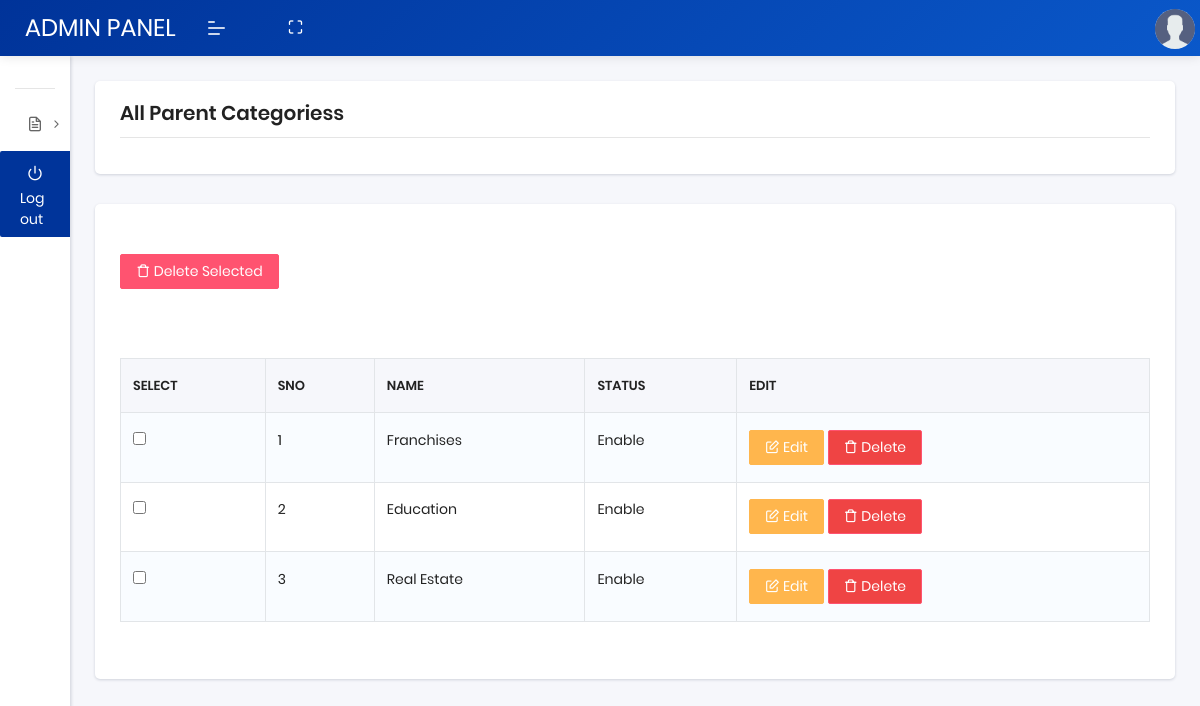
Screenshot of /manage-parent-categories.php (signed in) with the database file from the repository.
### tables this page shows
CREATE TABLE `parent_category` (
  `id` int(11) NOT NULL,
  `name` varchar(255) NOT NULL,
  `status` varchar(255) NOT NULL,
  `created_at` timestamp NOT NULL DEFAULT current_timestamp() ON UPDATE current_timestamp()
);

### manage-parent-categories.php (the view, shortened to what this page needs)
<?php
include("db/config.php");
$query = "SELECT * FROM parent_category";
$result = mysqli_query($db, $query);
?>
<!DOCTYPE html>
<html lang="en">
<head>
    <link rel="stylesheet" href="assets/css/plugins/dataTables.bootstrap4.min.css">
    <link rel="stylesheet" href="assets/css/style.css">
</head>
<body class="">
    <?php
    include("header.php");
    ?>
    <?php
    include("navbar.php");
    ?>
    <section class="pcoded-main-container">
        <div class="pcoded-content">
            <div class="page-header">
                <div class="page-block">
                    <div class="row align-items-center">
                        <div class="col-md-12">
                            <div class="page-header-title">
                                <h5 class="m-b-10">All Parent Categoriess
                                </h5>
                            </div>
                        </div>
                    </div>
                </div>
            </div>
            <div class="row">
                <div class="col-sm-12">
                    <div class="card">
                        <div class="card-header table-card-header">
                        </div>
                        <div class="card-body">
                            <form id="deleteMForm" action="delete-category.php" method="post">
                                <button type="button" id="deleteSelected" class="btn btn-danger">
                                    <i class='feather icon-trash'></i> Delete Selected
                                </button>
                                <div class="dt-responsive table-responsive mt-5">
                                    <br />
                                    <?php
                                    echo '<table id="basic-btn" class="table table-striped table-bordered nowrap">';
                                    echo "<thead>";
                                    echo "<tr>";
                                    echo "<th>SELECT</th>";
                                    echo "<th>SNO</th>";
                                    echo "<th>NAME</th>";
                                    echo "<th>STATUS</th>";
                                    echo "<th>EDIT</th>";
                                    echo "</tr>";
                                    echo "</thead>";
                                    ?>
                                    <?php
                                    $count = 1;
                                    echo "<tbody>";
                                    while ($row = mysqli_fetch_row($result)) {
                                        echo "<tr class='record'>";
                                        $encoded_id = base64_encode($row[0]);
                                        echo "<td><input type='checkbox' name='cat_ids[]' value='$encoded_id'></td>";
                                        echo "<td> $count </td>";
                                        echo "<td>" . $row['1'] . "</td>";
                                        echo "<td>";
                                        if ($row['2'] == 1) {
                                            echo "Enable";
                                        } else {
                                            echo "Disable";
                                        }
                                        echo "</td>";
                                        echo "<td>
                                        <a href='edit-parent-category.php?id=$encoded_id' class='btn btn-warning'>
                                            <i class='feather icon-edit'></i> Edit
                                        </a>
                                        <a href='javascript:void(0)' class='btn btn-danger delete-btn'
        data-id='" . $encoded_id . "'
        data-bs-toggle='modal'
        data-bs-target='#deleteModal'>
        <i class='feather icon-trash'></i> Delete
      </a>
                                    </td>";
                                        echo "</tr>";
                                        $count++;
                                    }
                                    echo "</table>";
                                    ?>
                                </div>
                                <br />
                            </form>
                        </div>
                    </div>
                </div>
            </div>
        </div>
    </section>
</body>
</html>

### rows the page displays
parent_category: name "Franchises", status "Enable"
parent_category: name "Education", status "Enable"
parent_category: name "Real Estate", status "Enable"
